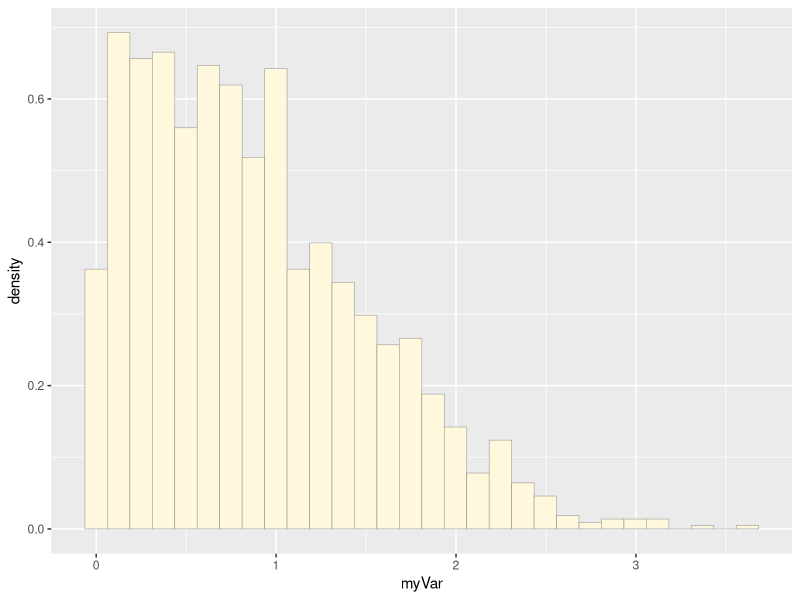
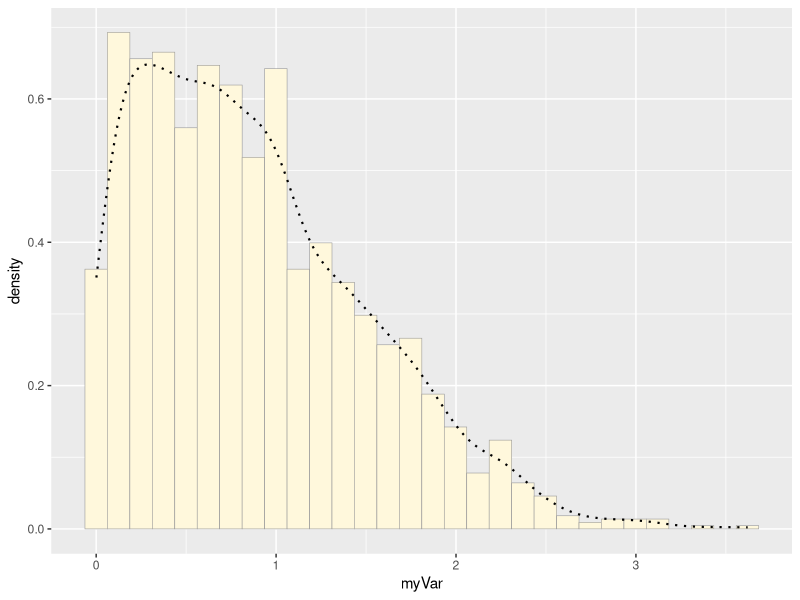
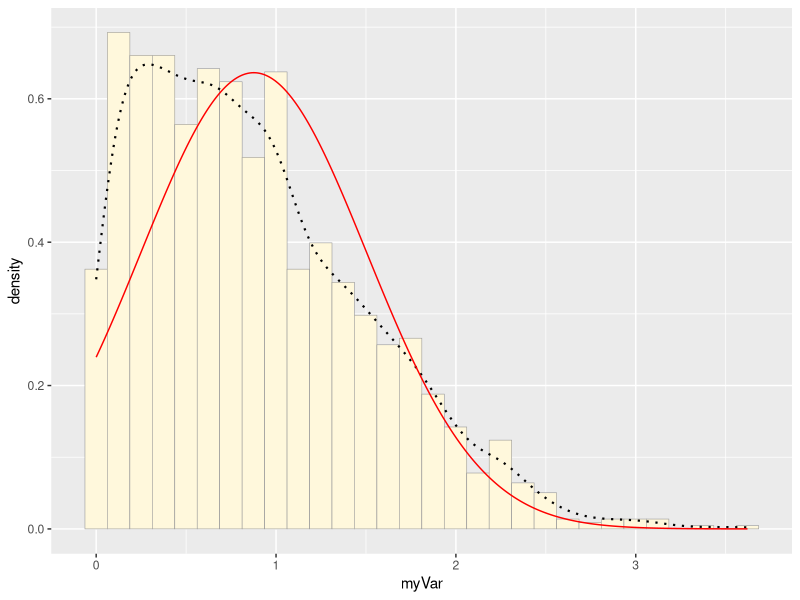
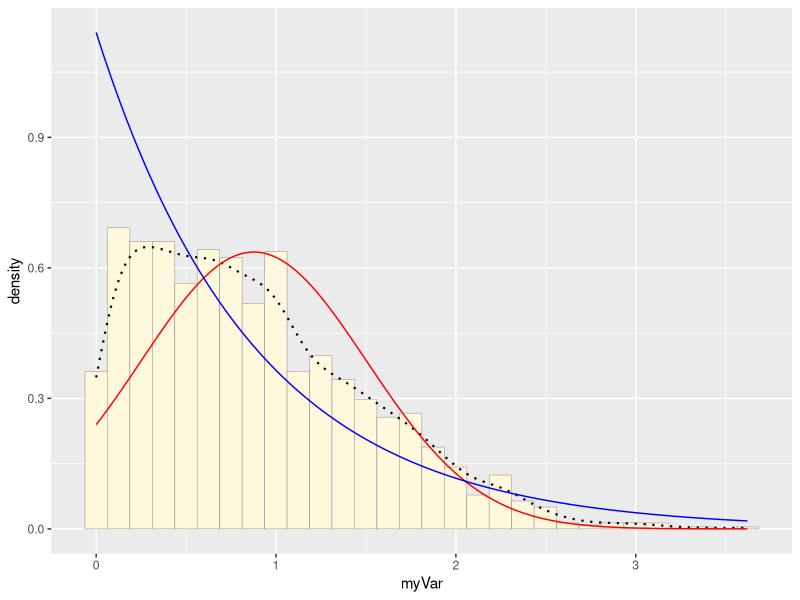
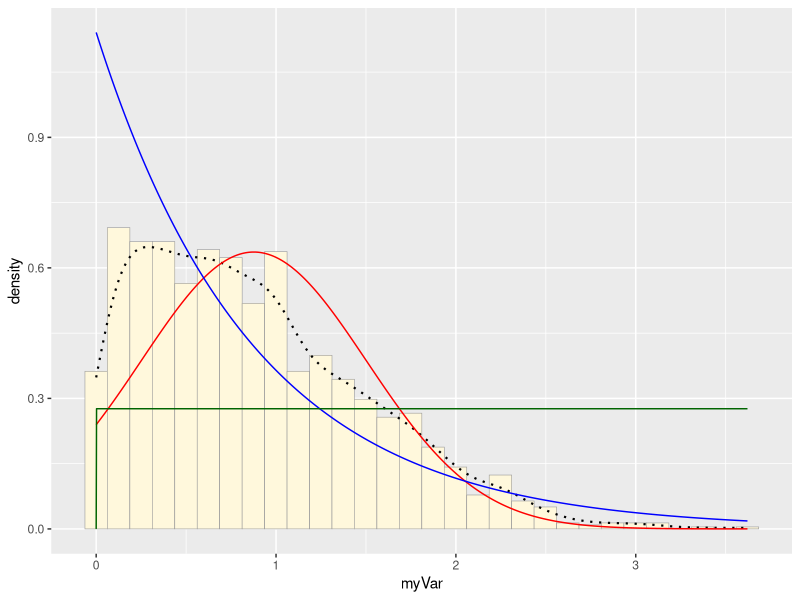
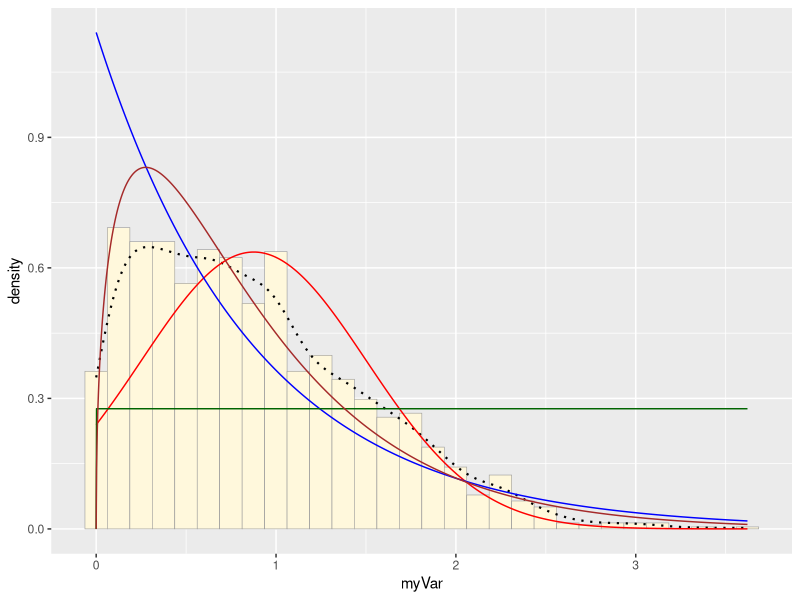
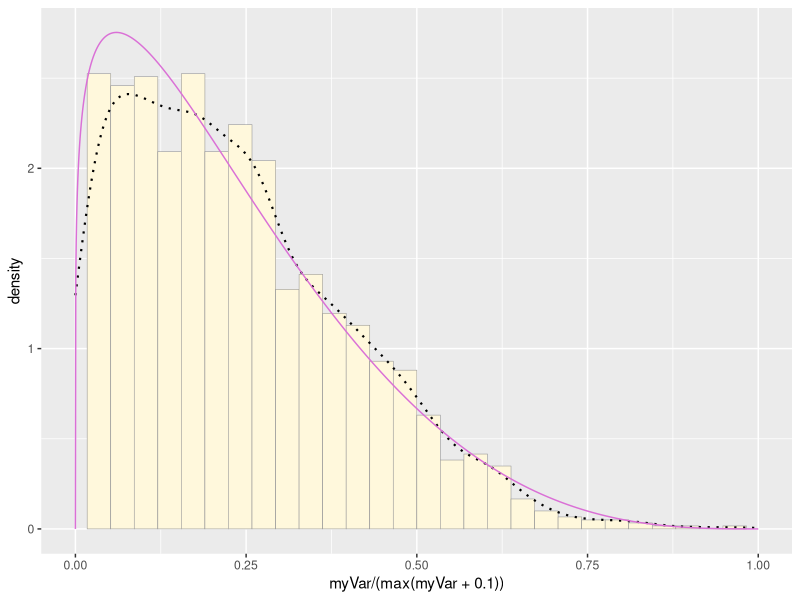
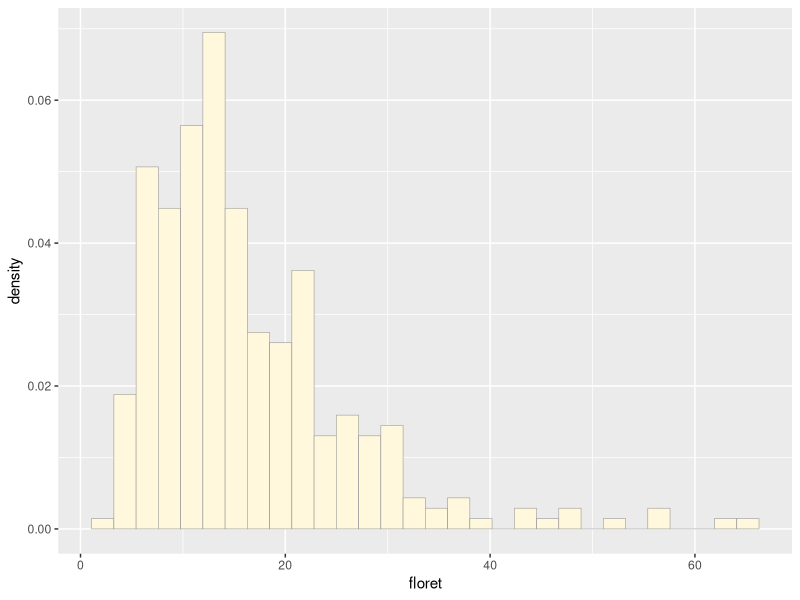

The R script that drew these images, in order:
## ---- chunk 1
knitr::opts_chunk$set(echo = TRUE)
## ---- chunk 2
library(ggplot2) # for graphics
library(MASS) # for maximum likelihood estimation
## ---- chunk 3
# quick and dirty, a truncated normal distribution to work on the solution set

z <- rnorm(n=3000,mean=0.2)
z <- data.frame(1:3000,z)
names(z) <- list("ID","myVar")
z <- z[z$myVar>0,]
str(z)
summary(z$myVar)
## ---- chunk 4
p1 <- ggplot(data=z, aes(x=myVar, y=..density..)) +
  geom_histogram(color="grey60",fill="cornsilk",size=0.2) 
print(p1)
## ---- chunk 5
p1 <-  p1 +  geom_density(linetype="dotted",size=0.75)
print(p1)
## ---- chunk 6
normPars <- fitdistr(z$myVar,"normal")
print(normPars)
str(normPars)
normPars$estimate["mean"] # note structure of getting a named attribute
## ---- chunk 7
meanML <- normPars$estimate["mean"]
sdML <- normPars$estimate["sd"]

xval <- seq(0,max(z$myVar),len=length(z$myVar))

 stat <- stat_function(aes(x = xval, y = ..y..), fun = dnorm, colour="red", n = length(z$myVar), args = list(mean = meanML, sd = sdML))
 p1 + stat
## ---- chunk 8
expoPars <- fitdistr(z$myVar,"exponential")
rateML <- expoPars$estimate["rate"]

stat2 <- stat_function(aes(x = xval, y = ..y..), fun = dexp, colour="blue", n = length(z$myVar), args = list(rate=rateML))
 p1 + stat + stat2
## ---- chunk 9
stat3 <- stat_function(aes(x = xval, y = ..y..), fun = dunif, colour="darkgreen", n = length(z$myVar), args = list(min=min(z$myVar), max=max(z$myVar)))
 p1 + stat + stat2 + stat3
## ---- chunk 10
gammaPars <- fitdistr(z$myVar,"gamma")
shapeML <- gammaPars$estimate["shape"]
rateML <- gammaPars$estimate["rate"]

stat4 <- stat_function(aes(x = xval, y = ..y..), fun = dgamma, colour="brown", n = length(z$myVar), args = list(shape=shapeML, rate=rateML))
 p1 + stat + stat2 + stat3 + stat4
## ---- chunk 11
pSpecial <- ggplot(data=z, aes(x=myVar/(max(myVar + 0.1)), y=..density..)) +
  geom_histogram(color="grey60",fill="cornsilk",size=0.2) + 
  xlim(c(0,1)) +
  geom_density(size=0.75,linetype="dotted")

betaPars <- fitdistr(x=z$myVar/max(z$myVar + 0.1),start=list(shape1=1,shape2=2),"beta")
shape1ML <- betaPars$estimate["shape1"]
shape2ML <- betaPars$estimate["shape2"]

statSpecial <- stat_function(aes(x = xval, y = ..y..), fun = dbeta, colour="orchid", n = length(z$myVar), args = list(shape1=shape1ML,shape2=shape2ML))
pSpecial + statSpecial
## ---- chunk 12
z <- read.table("Phyllostachys.csv",header=TRUE,sep=",")
str(z)
summary(z)
## ---- chunk 13
library(ggplot2) # for graphics
library(MASS) # for maximum likelihood estimation
## ---- chunk 14
# plot a histogram
p1 <- ggplot(data=z, aes(x=floret, y=after_stat(density))) +
  geom_histogram(color="grey60",fill="cornsilk",linewidth=0.2) 
print(p1)
## ---- chunk 15
# add empirical density curve
p1 <-  p1 +  geom_density(linetype="dotted",size=0.75)
print(p1)
## ---- chunk 16
# get ML parameters for normal
normPars <- fitdistr(z$floret,"normal")
print(normPars)
str(normPars)
normPars$estimate["mean"] # note structure of getting a named attribute
## ---- chunk 17
meanML <- normPars$estimate["mean"]
sdML <- normPars$estimate["sd"]

xval <- seq(0,max(z$floret),len=length(z$floret))

stat <- stat_function(aes(x = xval, y = ..y..), fun = dnorm, colour="red", n = length(z$floret), args = list(mean = meanML, sd = sdML))
 p1 + stat
## ---- chunk 18
# plot normal probability density 
meanML <- normPars$estimate["mean"]
sdML <- normPars$estimate["sd"]

xval <- seq(0,max(z$floret),len=length(z$floret))

stat <- stat_function(aes(x = xval, y = ..y..), fun = dnorm, colour="red", n = length(z$floret), args = list(mean = meanML, sd = sdML))
 p1 + stat
## ---- chunk 19
# plot exponential probability density
expoPars <- fitdistr(z$floret,"exponential")
rateML <- expoPars$estimate["rate"]

stat2 <- stat_function(aes(x = xval, y = ..y..), fun = dexp, colour="blue", n = length(z$floret), args = list(rate=rateML))
 p1 + stat + stat2
## ---- chunk 20
# plot uniform probability density
stat3 <- stat_function(aes(x = xval, y = ..y..), fun = dunif, colour="darkgreen", n = length(z$floret), args = list(min=min(z$floret), max=max(z$floret)))
p1 + stat + stat2 + stat3
## ---- chunk 21
# plot gamma probability density
gammaPars <- fitdistr(z$floret,"gamma")
shapeML <- gammaPars$estimate["shape"]
rateML <- gammaPars$estimate["rate"]

stat4 <- stat_function(aes(x = xval, y = ..y..), fun = dgamma, colour="brown", n = length(z$floret), args = list(shape=shapeML, rate=rateML))
 p1 + stat + stat2 + stat3 + stat4
## ---- chunk 22
# plot beta probability density. needs seperate plot because data must be rescaled
pSpecial <- ggplot(data=z, aes(x=floret/(max(floret + 0.1)), y=..density..)) +
  geom_histogram(color="grey60",fill="cornsilk",size=0.2) + 
  xlim(c(0,1)) +
  geom_density(size=0.75,linetype="dotted")
pSpecial

betaPars <- fitdistr(x=z$floret/max(z$floret + 0.1),start=list(shape1=1,shape2=2),"beta")
shape1ML <- betaPars$estimate["shape1"]
shape2ML <- betaPars$estimate["shape2"]

statSpecial <- stat_function(aes(x = xval, y = ..y..), fun = dbeta, colour="orchid", n = length(z$floret), args = list(shape1=shape1ML,shape2=shape2ML))
pSpecial + statSpecial
## ---- chunk 23
z <- rnorm(n=318,mean=16.2641509,sd=9.9939937)
z <- data.frame(1:318,z)
names(z) <- list("ID","myVar")
z <- z[z$myVar>0,]
str(z)
summary(z$myVar)
## ---- chunk 24
# plot histogram of data
p1 <- ggplot(data=z, aes(x=myVar, y=..density..)) +
  geom_histogram(color="grey60",fill="cornsilk",size=0.2) 
print(p1)
## ---- chunk 25
p1 <-  p1 +  geom_density(linetype="dotted",size=0.75)
print(p1)
## ---- chunk 26


gammaPars <- fitdistr(z$myVar,"gamma")
shapeML <- gammaPars$estimate["shape"]
rateML <- gammaPars$estimate["rate"]
xval <- seq(0,max(z$myVar),len=length(z$myVar))
stat4 <- stat_function(aes(x = xval, y = ..y..), fun = dgamma, colour="brown", n = length(z$myVar), args = list(shape=shapeML, rate=rateML))
 p1 + stat4
